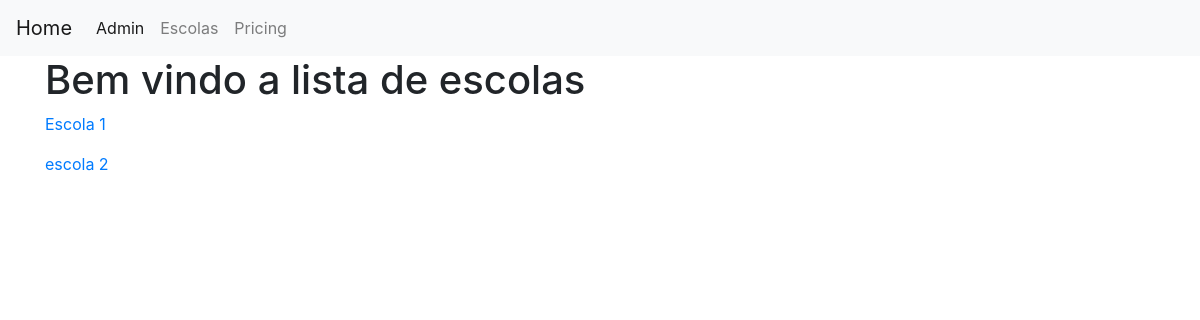
Before: /escolas/ with the older database file.
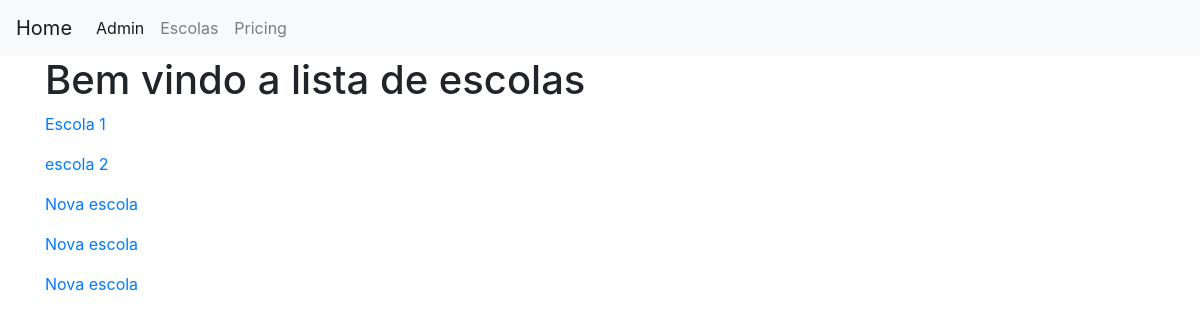
After: the same page with the newer database file.
### app_basico/models.py (models this page shows, shortened)
class escola(models.Model):
    nome = models.CharField(max_length=256)
    local = models.CharField(max_length=256)
    email = models.EmailField(max_length=256)

### app_basico/views.py (the view)
# urls.py: path('escolas/',include('app_basico.urls',namespace='app_basico')),
class escolas(ListView):
    model = escola
    context_object_name = 'escolas'

### app_basico/templates/app_basico/escola_list.html
{% extends 'base.html' %}
{% block body_block %}
    <h1>Bem vindo a lista de escolas</h1>
    {% for escola in escolas %}
   <p><a href="{{escola.id}}">{{ escola.nome }}</a></p>
    {% endfor %}
{% endblock %}

### app_basico/templates/base.html (shortened to what this page needs)
<!DOCTYPE html>
<html lang="en">
<head>
<link rel="stylesheet" href="https://cdnjs.cloudflare.com/ajax/libs/twitter-bootstrap/4.4.1/css/bootstrap.min.css">
<link rel="stylesheet" href="https://cdnjs.cloudflare.com/ajax/libs/font-awesome/5.11.2/css/all.min.css">
</head>
<body>
    <nav class="navbar navbar-expand-lg navbar-light bg-light">
        <a class="navbar-brand" href="">Home</a>
        <div class="collapse navbar-collapse" id="navbarNav">
          <ul class="navbar-nav">
            <li class="nav-item active">
              <a class="nav-link" href="{% url 'admin:index'%}">Admin</span></a>
            </li>
            <li class="nav-item">
              <a class="nav-link" href="{% url 'app_basico:escola_list' %}">Escolas</a>
            </li>
            <li class="nav-item">
              <a class="nav-link" href="">Pricing</a>
            </li>
          </ul>
        </div>
      </nav>
      <div class="container">
        {% block body_block %}
        {% endblock  %}
    </div>
</body>
</html>

Changed rows visible on the page:
added escola: nome "Nova escola"
added escola: nome "Nova escola"
added escola: nome "Nova escola"
